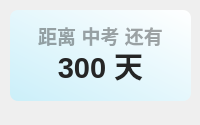
<?xml version="1.0" encoding="UTF-8"?>
<ui version="4.0">
 <class>Form</class>
 <widget class="QWidget" name="Form">
  <property name="geometry">
   <rect>
    <x>0</x>
    <y>0</y>
    <width>200</width>
    <height>125</height>
   </rect>
  </property>
  <property name="minimumSize">
   <size>
    <width>0</width>
    <height>0</height>
   </size>
  </property>
  <property name="maximumSize">
   <size>
    <width>16777215</width>
    <height>65536</height>
   </size>
  </property>
  <property name="windowTitle">
   <string>自定义倒计时</string>
  </property>
  <widget class="QLabel" name="countdown_custom_title">
   <property name="geometry">
    <rect>
     <x>20</x>
     <y>20</y>
     <width>161</width>
     <height>31</height>
    </rect>
   </property>
   <property name="font">
    <font>
     <family>Microsoft YaHei UI</family>
     <pointsize>14</pointsize>
     <weight>75</weight>
     <bold>true</bold>
    </font>
   </property>
   <property name="styleSheet">
    <string notr="true">color: rgba(0, 0, 0, 90);
font-weight: bold;</string>
   </property>
   <property name="text">
    <string>距离 中考 还有</string>
   </property>
   <property name="textFormat">
    <enum>Qt::PlainText</enum>
   </property>
   <property name="alignment">
    <set>Qt::AlignCenter</set>
   </property>
  </widget>
  <widget class="QLabel" name="custom_countdown">
   <property name="geometry">
    <rect>
     <x>20</x>
     <y>30</y>
     <width>161</width>
     <height>71</height>
    </rect>
   </property>
   <property name="font">
    <font>
     <family>Microsoft YaHei UI</family>
     <pointsize>22</pointsize>
     <weight>75</weight>
     <bold>true</bold>
    </font>
   </property>
   <property name="styleSheet">
    <string notr="true">border: none;
color: rgba(37, 37, 37, 255);
font-weight: bold</string>
   </property>
   <property name="text">
    <string>300 天</string>
   </property>
   <property name="textFormat">
    <enum>Qt::PlainText</enum>
   </property>
   <property name="alignment">
    <set>Qt::AlignCenter</set>
   </property>
  </widget>
  <widget class="QLabel" name="backgnd">
   <property name="geometry">
    <rect>
     <x>10</x>
     <y>10</y>
     <width>181</width>
     <height>91</height>
    </rect>
   </property>
   <property name="styleSheet">
    <string notr="true">background-color: qlineargradient(spread:pad, x1:0, y1:1, x2:1, y2:0, stop:0 rgba(203, 239, 249, 255), stop:1 rgba(255, 255, 255, 255));
border-radius: 8px</string>
   </property>
   <property name="text">
    <string/>
   </property>
  </widget>
  <widget class="QLabel" name="img">
   <property name="geometry">
    <rect>
     <x>10</x>
     <y>10</y>
     <width>91</width>
     <height>91</height>
    </rect>
   </property>
   <property name="styleSheet">
    <string notr="true"/>
   </property>
   <property name="pixmap">
    <pixmap>img/2.png</pixmap>
   </property>
   <property name="scaledContents">
    <bool>true</bool>
   </property>
  </widget>
  <zorder>backgnd</zorder>
  <zorder>img</zorder>
  <zorder>countdown_custom_title</zorder>
  <zorder>custom_countdown</zorder>
 </widget>
 <resources/>
 <connections/>
</ui>
